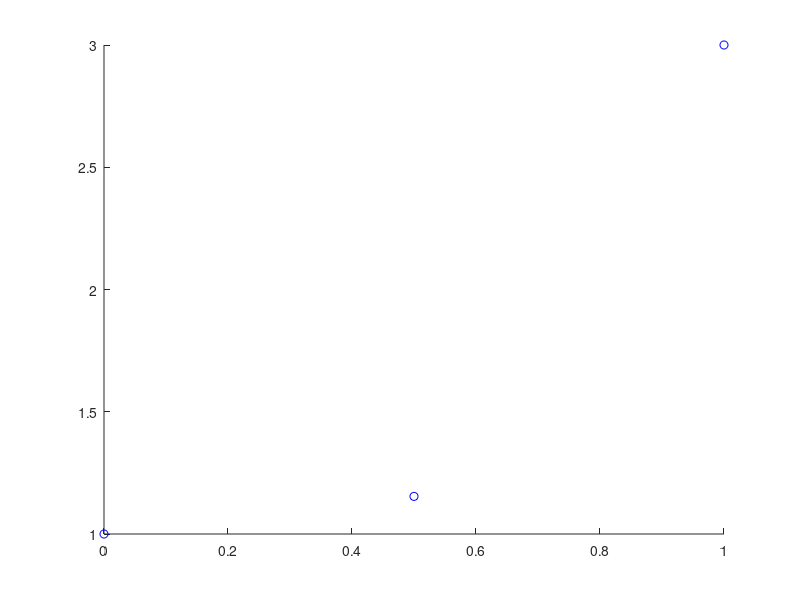
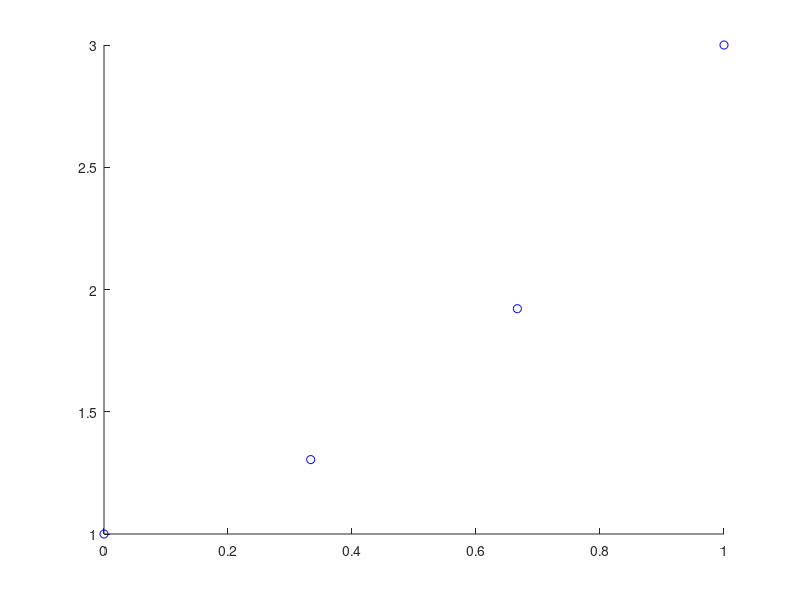
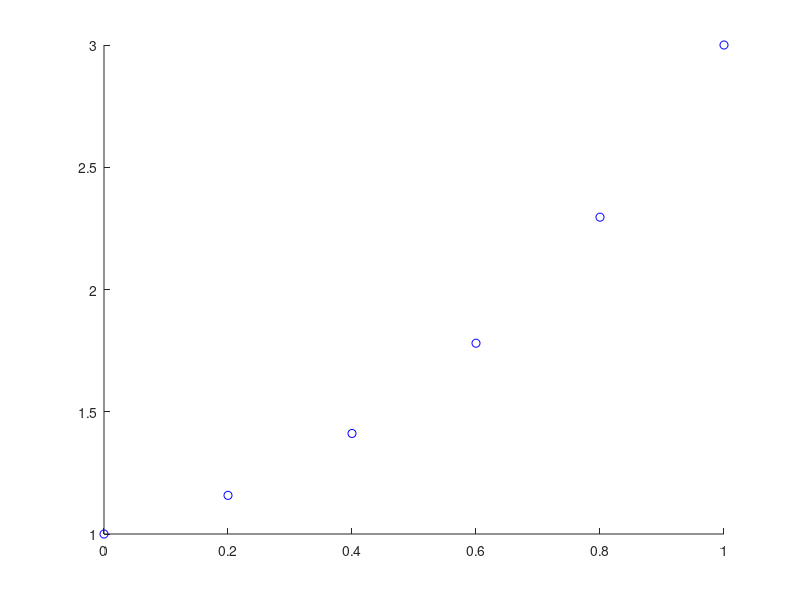
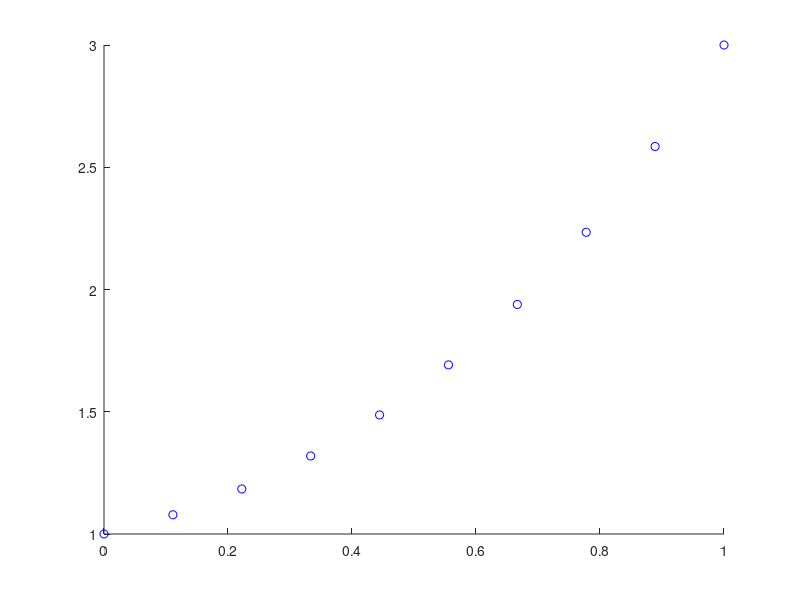

Source code (MATLAB) for these figures, in order:
clc; clear all; close all;

% interval
a = 0; b = 1;

% boundry conditions
ya = 1; yb = 3;


% number of steps (between boundry points)
n = 1;
for k = 1:10
    figure(k)
    % parameters
    h = (b-a)/(n+1);
    alpha = 4*(1/6)*h + 2/h; beta = (2/3)*h - 1/h;
    
    % loading stiffness and load vector
    e = ones(n,1);
    M = spdiags([beta*e alpha*e beta*e], -1:1, n, n);
    d = zeros(n,1);
    d(1) = -ya*beta; d(n) = -yb*beta;
    
    % calc.
    c = M\d;
    c = [1; c; 3];
    hold on;
    plot(0:h:h+n*h, c, 'bo')
    n = n*2;
end

